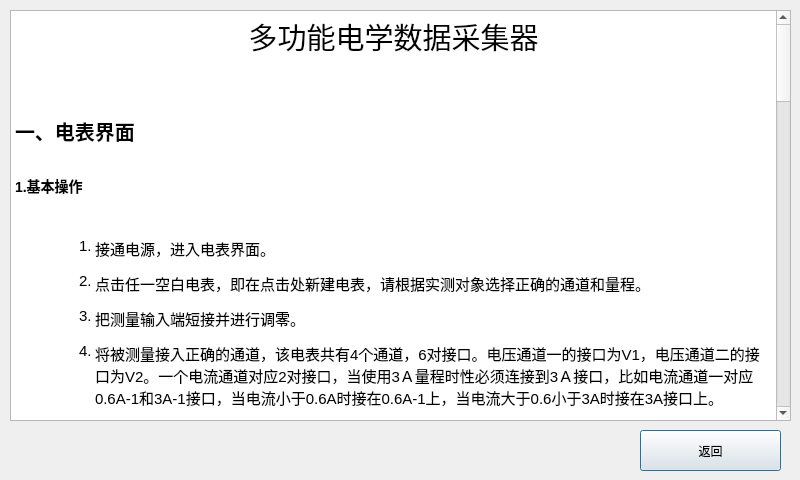
<?xml version="1.0" encoding="UTF-8"?>
<ui version="4.0">
 <class>HelpWin</class>
 <widget class="QDialog" name="HelpWin">
  <property name="geometry">
   <rect>
    <x>0</x>
    <y>0</y>
    <width>800</width>
    <height>480</height>
   </rect>
  </property>
  <property name="windowTitle">
   <string>Dialog</string>
  </property>
  <widget class="QTextBrowser" name="textBrowser">
   <property name="geometry">
    <rect>
     <x>10</x>
     <y>10</y>
     <width>781</width>
     <height>411</height>
    </rect>
   </property>
   <property name="html">
    <string>&lt;!DOCTYPE HTML PUBLIC &quot;-//W3C//DTD HTML 4.0//EN&quot; &quot;http://www.w3.org/TR/REC-html40/strict.dtd&quot;&gt;
&lt;html&gt;&lt;head&gt;&lt;meta name=&quot;qrichtext&quot; content=&quot;1&quot; /&gt;&lt;style type=&quot;text/css&quot;&gt;
p, li { white-space: pre-wrap; }
&lt;/style&gt;&lt;/head&gt;&lt;body style=&quot; font-family:'Ubuntu'; font-size:11pt; font-weight:400; font-style:normal;&quot;&gt;
&lt;p align=&quot;center&quot; style=&quot; margin-top:12px; margin-bottom:0px; margin-left:0px; margin-right:0px; -qt-block-indent:0; text-indent:0px;&quot;&gt;&lt;span style=&quot; font-family:'文泉驿微米黑'; font-size:22pt; color:#000000;&quot;&gt;多功能电学数据采集器&lt;/span&gt;&lt;/p&gt;
&lt;p align=&quot;center&quot; style=&quot;-qt-paragraph-type:empty; margin-top:12px; margin-bottom:0px; margin-left:0px; margin-right:0px; -qt-block-indent:0; text-indent:0px; font-family:'文泉驿微米黑'; font-size:22pt; color:#000000;&quot;&gt;&lt;br /&gt;&lt;/p&gt;
&lt;p style=&quot; margin-top:12px; margin-bottom:12px; margin-left:0px; margin-right:0px; -qt-block-indent:0; text-indent:0px;&quot;&gt;&lt;span style=&quot; font-family:'文泉驿微米黑'; font-size:15pt; font-weight:600;&quot;&gt;一、电表界面&lt;/span&gt;&lt;br /&gt;&lt;/p&gt;
&lt;p style=&quot; margin-top:12px; margin-bottom:12px; margin-left:0px; margin-right:0px; -qt-block-indent:0; text-indent:0px;&quot;&gt;&lt;span style=&quot; font-family:'文泉驿微米黑'; font-size:large; font-weight:600;&quot;&gt;1.基本操作&lt;/span&gt;&lt;/p&gt;
&lt;p style=&quot;-qt-paragraph-type:empty; margin-top:12px; margin-bottom:12px; margin-left:0px; margin-right:0px; -qt-block-indent:0; text-indent:0px; font-family:'文泉驿微米黑'; font-size:large; font-weight:600;&quot;&gt;&lt;br /&gt;&lt;/p&gt;
&lt;ol style=&quot;margin-top: 0px; margin-bottom: 0px; margin-left: 0px; margin-right: 0px; -qt-list-indent: 2;&quot;&gt;&lt;li style=&quot; margin-top:12px; margin-bottom:12px; margin-left:0px; margin-right:0px; -qt-block-indent:0; text-indent:0px;&quot;&gt;&lt;span style=&quot; font-family:'文泉驿微米黑';&quot;&gt;接通电源，进入电表界面。&lt;/span&gt; &lt;/li&gt;
&lt;li style=&quot; margin-top:12px; margin-bottom:12px; margin-left:0px; margin-right:0px; -qt-block-indent:0; text-indent:0px;&quot;&gt;&lt;span style=&quot; font-family:'文泉驿微米黑';&quot;&gt;点击任一空白电表，即在点击处新建电表，请根据实测对象选择正确的通道和量程。&lt;/span&gt; &lt;/li&gt;
&lt;li style=&quot; margin-top:12px; margin-bottom:12px; margin-left:0px; margin-right:0px; -qt-block-indent:0; text-indent:0px;&quot;&gt;&lt;span style=&quot; font-family:'文泉驿微米黑';&quot;&gt;把测量输入端短接并进行调零。&lt;/span&gt; &lt;/li&gt;
&lt;li style=&quot; margin-top:12px; margin-bottom:12px; margin-left:0px; margin-right:0px; -qt-block-indent:0; text-indent:0px;&quot;&gt;&lt;span style=&quot; font-family:'文泉驿微米黑';&quot;&gt;将被测量接入正确的通道，该电表共有4个通道，6对接口。电压通道一的接口为V1，电压通道二的接口为V2。一个电流通道对应2对接口，当使用3Ａ量程时性必须连接到3Ａ接口，比如电流通道一对应0.6A-1和3A-1接口，当电流小于0.6A时接在0.6A-1上，当电流大于0.6小于3A时接在3A接口上。&lt;/span&gt; &lt;/li&gt;
&lt;li style=&quot; margin-top:12px; margin-bottom:12px; margin-left:0px; margin-right:0px; -qt-block-indent:0; text-indent:0px;&quot;&gt;&lt;span style=&quot; font-family:'文泉驿微米黑';&quot;&gt;打开和关闭电表菜单：当触摸电表表盘时可以打开或关闭电表菜单。&lt;/span&gt; &lt;/li&gt;
&lt;li style=&quot; margin-top:12px; margin-bottom:12px; margin-left:0px; margin-right:0px; -qt-block-indent:0; text-indent:0px;&quot;&gt;&lt;span style=&quot; font-family:'文泉驿微米黑';&quot;&gt;切换量程：打开相应电表菜单，点击量程，在弹出的对话框中选择你想要的量程（确保你切换量程后的量程相对于你接入的电流或电压是安全的，否则可能损坏电表）&lt;/span&gt; &lt;/li&gt;
&lt;li style=&quot; margin-top:12px; margin-bottom:12px; margin-left:0px; margin-right:0px; -qt-block-indent:0; text-indent:0px;&quot;&gt;&lt;span style=&quot; font-family:'文泉驿微米黑';&quot;&gt;进入和退出全屏：打开相应电表，点击全屏／退出全屏。&lt;/span&gt; &lt;/li&gt;
&lt;li style=&quot; margin-top:12px; margin-bottom:12px; margin-left:0px; margin-right:0px; -qt-block-indent:0; text-indent:0px;&quot;&gt;&lt;span style=&quot; font-family:'文泉驿微米黑';&quot;&gt;关闭电表：打开相应电表，点击关闭。&lt;/span&gt; &lt;/li&gt;
&lt;li style=&quot; margin-top:12px; margin-bottom:12px; margin-left:0px; margin-right:0px; -qt-block-indent:0; text-indent:0px;&quot;&gt;&lt;span style=&quot; font-family:'文泉驿微米黑';&quot;&gt;返回主界面：点击电表界面右上角带有“𐌢”形的半透明按钮。&lt;/span&gt; &lt;/li&gt;
&lt;li style=&quot; margin-top:12px; margin-bottom:12px; margin-left:0px; margin-right:0px; -qt-block-indent:0; text-indent:0px;&quot;&gt;&lt;span style=&quot; font-family:'文泉驿微米黑';&quot;&gt;当输入电压超过量程时，指针会以闪烁的方式提醒,如果输入电压大于最大测量值的二倍以上时可能会损坏仪器。&lt;/span&gt; &lt;/li&gt;&lt;/ol&gt;
&lt;p style=&quot;-qt-paragraph-type:empty; margin-top:12px; margin-bottom:0px; margin-left:0px; margin-right:0px; -qt-block-indent:0; text-indent:0px;&quot;&gt;&lt;br /&gt;&lt;/p&gt;
&lt;p style=&quot; margin-top:12px; margin-bottom:0px; margin-left:0px; margin-right:0px; -qt-block-indent:0; text-indent:0px;&quot;&gt;&lt;span style=&quot; font-family:'文泉驿微米黑'; font-size:large; font-weight:600;&quot;&gt;2.读数显示&lt;/span&gt;&lt;/p&gt;
&lt;p style=&quot;-qt-paragraph-type:empty; margin-top:12px; margin-bottom:0px; margin-left:0px; margin-right:0px; -qt-block-indent:0; text-indent:0px; font-family:'文泉驿微米黑'; font-size:large; font-weight:600;&quot;&gt;&lt;br /&gt;&lt;/p&gt;
&lt;p style=&quot; margin-top:12px; margin-bottom:12px; margin-left:0px; margin-right:0px; -qt-block-indent:0; text-indent:0px;&quot;&gt;&lt;span style=&quot; font-family:'文泉驿微米黑';&quot;&gt;        对于最小量程是1或2结尾的电表，其估读值采用十分估读法，即最终读数=精确值+估读数字*最小量程/10；对于最小量程是5结尾的电表，其估读值分采用五分估读法，即最终读数=精确值+估读数字*最小量程/5。 &lt;/span&gt;&lt;/p&gt;
&lt;p style=&quot; margin-top:0px; margin-bottom:0px; margin-left:0px; margin-right:0px; -qt-block-indent:0; text-indent:0px;&quot;&gt;&lt;span style=&quot; font-family:'文泉驿微米黑';&quot;&gt;        例：0-3A的量程最小是0.1A的，那么估读到0.01A；0-0.6A的最小量程是0.02A，那么估读到0.002A；0-50mA的量程最小是1mA，估读到0.1mA；0-300μA的量程最小是5μA，估读到1μA；-50—50μA的量程最小是1μA，估读到0.1μA；0-200V的最小量程是5V，估读到1V；0-15V最小量程是0.5V，估读到0.1V；0-3V最小量程是0.1V，估读到0.01V；-200—200mV最小量程10mV，估读到1mV。&lt;/span&gt;&lt;/p&gt;
&lt;p style=&quot;-qt-paragraph-type:empty; margin-top:12px; margin-bottom:12px; margin-left:0px; margin-right:0px; -qt-block-indent:0; text-indent:0px;&quot;&gt;&lt;br /&gt;&lt;/p&gt;
&lt;p style=&quot; margin-top:12px; margin-bottom:0px; margin-left:0px; margin-right:0px; -qt-block-indent:0; text-indent:0px;&quot;&gt;&lt;span style=&quot; font-family:'文泉驿微米黑'; font-size:large; font-weight:600;&quot;&gt;3.数据采集和记录&lt;/span&gt;&lt;/p&gt;
&lt;p style=&quot;-qt-paragraph-type:empty; margin-top:12px; margin-bottom:0px; margin-left:0px; margin-right:0px; -qt-block-indent:0; text-indent:0px; font-family:'文泉驿微米黑'; font-size:large; font-weight:600;&quot;&gt;&lt;br /&gt;&lt;/p&gt;
&lt;p style=&quot; margin-top:0px; margin-bottom:0px; margin-left:0px; margin-right:0px; -qt-block-indent:0; text-indent:0px;&quot;&gt;&lt;span style=&quot; font-family:'文泉驿微米黑';&quot;&gt;        &lt;/span&gt;&lt;span style=&quot; font-family:'文泉驿微米黑'; font-size:medium;&quot;&gt;数据采集功能可以方便的记录数据，用能制表或曲线绘制。&lt;/span&gt;&lt;/p&gt;
&lt;p style=&quot; margin-top:12px; margin-bottom:0px; margin-left:0px; margin-right:0px; -qt-block-indent:0; text-indent:0px;&quot;&gt;&lt;span style=&quot; font-family:'文泉驿微米黑';&quot;&gt;        &lt;/span&gt;&lt;span style=&quot; font-family:'文泉驿微米黑'; font-size:medium;&quot;&gt;1.定时采集：打开电表菜单，你就可以容易的找到定时采集按钮。注意，定时采集是对所有已打开电表同时进行数据记录的，且在采集前会清空原有数据。&lt;/span&gt;&lt;/p&gt;
&lt;p style=&quot; margin-top:12px; margin-bottom:0px; margin-left:0px; margin-right:0px; -qt-block-indent:0; text-indent:0px;&quot;&gt;&lt;span style=&quot; font-family:'文泉驿微米黑';&quot;&gt;        &lt;/span&gt;&lt;span style=&quot; font-family:'文泉驿微米黑'; font-size:medium;&quot;&gt;2.手动记录：手动记录是记录当前电表的读数。&lt;/span&gt;&lt;/p&gt;
&lt;p style=&quot; margin-top:12px; margin-bottom:0px; margin-left:0px; margin-right:0px; -qt-block-indent:0; text-indent:0px;&quot;&gt;&lt;span style=&quot; font-family:'文泉驿微米黑';&quot;&gt;        &lt;/span&gt;&lt;span style=&quot; font-family:'文泉驿微米黑'; font-size:medium;&quot;&gt;3.数据查看：回到主界面，单击数据处理，在原始数据选项卡将显示所有记录的数据。&lt;/span&gt;&lt;/p&gt;
&lt;p style=&quot;-qt-paragraph-type:empty; margin-top:12px; margin-bottom:0px; margin-left:0px; margin-right:0px; -qt-block-indent:0; text-indent:0px;&quot;&gt;&lt;br /&gt;&lt;/p&gt;
&lt;p style=&quot; margin-top:12px; margin-bottom:0px; margin-left:0px; margin-right:0px; -qt-block-indent:0; text-indent:0px;&quot;&gt;&lt;span style=&quot; font-family:'文泉驿微米黑'; font-size:large; font-weight:600;&quot;&gt;4.电表调零&lt;/span&gt;&lt;br /&gt;&lt;/p&gt;
&lt;p style=&quot; margin-top:0px; margin-bottom:0px; margin-left:0px; margin-right:0px; -qt-block-indent:0; text-indent:0px;&quot;&gt;&lt;span style=&quot; font-family:'文泉驿微米黑';&quot;&gt;        把将要调零的电表输入端短接，点击电表下方中间的调零旋钮，在弹出的窗口中选择调零，看到电表指针对准0刻度，说明完成调零。&lt;/span&gt;&lt;/p&gt;
&lt;p style=&quot;-qt-paragraph-type:empty; margin-top:0px; margin-bottom:0px; margin-left:0px; margin-right:0px; -qt-block-indent:0; text-indent:0px; font-family:'文泉驿微米黑';&quot;&gt;&lt;br /&gt;&lt;/p&gt;
&lt;p style=&quot; margin-top:12px; margin-bottom:0px; margin-left:0px; margin-right:0px; -qt-block-indent:0; text-indent:0px;&quot;&gt;&lt;span style=&quot; font-family:'文泉驿微米黑'; font-size:large; font-weight:600;&quot;&gt;5.电表校准&lt;/span&gt;&lt;/p&gt;
&lt;p style=&quot;-qt-paragraph-type:empty; margin-top:12px; margin-bottom:0px; margin-left:0px; margin-right:0px; -qt-block-indent:0; text-indent:0px; font-family:'文泉驿微米黑'; font-size:large; font-weight:600;&quot;&gt;&lt;br /&gt;&lt;/p&gt;
&lt;p style=&quot; margin-top:0px; margin-bottom:0px; margin-left:0px; margin-right:0px; -qt-block-indent:0; text-indent:0px;&quot;&gt;&lt;span style=&quot; font-family:'文泉驿微米黑';&quot;&gt;        电表校准是指当电表测到值到真实值存在校大偏差时，对其进行校准的操作。主要在是在出厂时或电表元件老化之后才对其进行该操作。在平时使用时，请尽量不要进行校准。&lt;/span&gt;&lt;/p&gt;
&lt;p style=&quot; margin-top:12px; margin-bottom:0px; margin-left:0px; margin-right:0px; -qt-block-indent:0; text-indent:0px;&quot;&gt;&lt;span style=&quot; font-family:'文泉驿微米黑';&quot;&gt;        在校准电表之前，请先进行调零，然后接入电表最大量程的标准电压（这时不用理会电表是否提示超出量程），然后点击校正。&lt;/span&gt;&lt;/p&gt;
&lt;p style=&quot; margin-top:12px; margin-bottom:0px; margin-left:0px; margin-right:0px; -qt-block-indent:0; text-indent:0px;&quot;&gt;&lt;br /&gt;&lt;/p&gt;
&lt;p style=&quot; margin-top:12px; margin-bottom:0px; margin-left:0px; margin-right:0px; -qt-block-indent:0; text-indent:0px;&quot;&gt;&lt;span style=&quot; font-family:'文泉驿微米黑'; font-size:15pt; font-weight:600;&quot;&gt;二、数据处理&lt;/span&gt;&lt;/p&gt;
&lt;p style=&quot;-qt-paragraph-type:empty; margin-top:12px; margin-bottom:0px; margin-left:0px; margin-right:0px; -qt-block-indent:0; text-indent:0px;&quot;&gt;&lt;br /&gt;&lt;/p&gt;
&lt;p style=&quot; margin-top:12px; margin-bottom:0px; margin-left:0px; margin-right:0px; -qt-block-indent:0; text-indent:0px;&quot;&gt;&lt;span style=&quot; font-family:'文泉驿微米黑'; font-size:large; font-weight:600;&quot;&gt;1.显示电表数据&lt;/span&gt;&lt;/p&gt;
&lt;p style=&quot;-qt-paragraph-type:empty; margin-top:12px; margin-bottom:0px; margin-left:0px; margin-right:0px; -qt-block-indent:0; text-indent:0px; font-family:'文泉驿微米黑'; font-size:large; font-weight:600;&quot;&gt;&lt;br /&gt;&lt;/p&gt;
&lt;p style=&quot; margin-top:0px; margin-bottom:0px; margin-left:0px; margin-right:0px; -qt-block-indent:0; text-indent:0px;&quot;&gt;&lt;span style=&quot; font-family:'文泉驿微米黑';&quot;&gt;        &lt;/span&gt;&lt;span style=&quot; font-family:'文泉驿微米黑'; font-size:medium;&quot;&gt;原始数据选项卡将显示所有记录的数据&lt;/span&gt;&lt;/p&gt;
&lt;p style=&quot;-qt-paragraph-type:empty; margin-top:0px; margin-bottom:0px; margin-left:0px; margin-right:0px; -qt-block-indent:0; text-indent:0px; font-family:'文泉驿微米黑'; font-size:medium;&quot;&gt;&lt;br /&gt;&lt;/p&gt;
&lt;p style=&quot; margin-top:12px; margin-bottom:0px; margin-left:0px; margin-right:0px; -qt-block-indent:0; text-indent:0px;&quot;&gt;&lt;span style=&quot; font-family:'文泉驿微米黑'; font-size:large; font-weight:600;&quot;&gt;2.导入数据&lt;/span&gt;&lt;/p&gt;
&lt;p style=&quot;-qt-paragraph-type:empty; margin-top:12px; margin-bottom:0px; margin-left:0px; margin-right:0px; -qt-block-indent:0; text-indent:0px; font-family:'文泉驿微米黑'; font-size:large; font-weight:600;&quot;&gt;&lt;br /&gt;&lt;/p&gt;
&lt;p style=&quot; margin-top:0px; margin-bottom:0px; margin-left:0px; margin-right:0px; -qt-block-indent:0; text-indent:0px;&quot;&gt;&lt;span style=&quot; font-family:'文泉驿微米黑';&quot;&gt;        &lt;/span&gt;&lt;span style=&quot; font-family:'文泉驿微米黑'; font-size:medium;&quot;&gt;所有要进行处理的数据都在数据处理选项卡中进行，你可以通过导入数据来快速输入数据。&lt;/span&gt;&lt;/p&gt;
&lt;p style=&quot;-qt-paragraph-type:empty; margin-top:0px; margin-bottom:0px; margin-left:0px; margin-right:0px; -qt-block-indent:0; text-indent:0px; font-family:'文泉驿微米黑'; font-size:medium;&quot;&gt;&lt;br /&gt;&lt;/p&gt;
&lt;p style=&quot; margin-top:12px; margin-bottom:0px; margin-left:0px; margin-right:0px; -qt-block-indent:0; text-indent:0px;&quot;&gt;&lt;span style=&quot; font-family:'文泉驿微米黑'; font-size:large; font-weight:600;&quot;&gt;3.数据计算&lt;/span&gt;&lt;/p&gt;
&lt;p style=&quot;-qt-paragraph-type:empty; margin-top:12px; margin-bottom:0px; margin-left:0px; margin-right:0px; -qt-block-indent:0; text-indent:0px; font-family:'文泉驿微米黑'; font-size:large; font-weight:600;&quot;&gt;&lt;br /&gt;&lt;/p&gt;
&lt;p style=&quot; margin-top:0px; margin-bottom:0px; margin-left:0px; margin-right:0px; -qt-block-indent:0; text-indent:0px;&quot;&gt;&lt;span style=&quot; font-family:'文泉驿微米黑';&quot;&gt;        &lt;/span&gt;&lt;span style=&quot; font-family:'文泉驿微米黑'; font-size:medium;&quot;&gt;数据计算提提供一些常用的计算公式，你可以通过这些公式模板来快速计算大批的数据。&lt;/span&gt;&lt;/p&gt;
&lt;p style=&quot;-qt-paragraph-type:empty; margin-top:0px; margin-bottom:0px; margin-left:0px; margin-right:0px; -qt-block-indent:0; text-indent:0px; font-family:'文泉驿微米黑'; font-size:medium;&quot;&gt;&lt;br /&gt;&lt;/p&gt;
&lt;p style=&quot; margin-top:12px; margin-bottom:0px; margin-left:0px; margin-right:0px; -qt-block-indent:0; text-indent:0px;&quot;&gt;&lt;span style=&quot; font-family:'文泉驿微米黑'; font-size:large; font-weight:600;&quot;&gt;4.数据编辑&lt;/span&gt;&lt;/p&gt;
&lt;p style=&quot;-qt-paragraph-type:empty; margin-top:12px; margin-bottom:0px; margin-left:0px; margin-right:0px; -qt-block-indent:0; text-indent:0px; font-family:'文泉驿微米黑'; font-size:large; font-weight:600;&quot;&gt;&lt;br /&gt;&lt;/p&gt;
&lt;p style=&quot; margin-top:0px; margin-bottom:0px; margin-left:0px; margin-right:0px; -qt-block-indent:0; text-indent:0px;&quot;&gt;&lt;span style=&quot; font-family:'文泉驿微米黑';&quot;&gt;        &lt;/span&gt;&lt;span style=&quot; font-family:'文泉驿微米黑'; font-size:medium;&quot;&gt;单击你要编辑的单元格，在弹出的对话框选择你要执行的操作。&lt;/span&gt;&lt;/p&gt;
&lt;p style=&quot;-qt-paragraph-type:empty; margin-top:0px; margin-bottom:0px; margin-left:0px; margin-right:0px; -qt-block-indent:0; text-indent:0px; font-family:'文泉驿微米黑'; font-size:medium;&quot;&gt;&lt;br /&gt;&lt;/p&gt;
&lt;p style=&quot; margin-top:12px; margin-bottom:0px; margin-left:0px; margin-right:0px; -qt-block-indent:0; text-indent:0px;&quot;&gt;&lt;span style=&quot; font-family:'文泉驿微米黑'; font-size:large; font-weight:600;&quot;&gt;5.曲线描绘&lt;/span&gt;&lt;/p&gt;
&lt;p style=&quot;-qt-paragraph-type:empty; margin-top:12px; margin-bottom:0px; margin-left:0px; margin-right:0px; -qt-block-indent:0; text-indent:0px; font-family:'文泉驿微米黑'; font-size:large; font-weight:600;&quot;&gt;&lt;br /&gt;&lt;/p&gt;
&lt;p style=&quot; margin-top:0px; margin-bottom:0px; margin-left:0px; margin-right:0px; -qt-block-indent:0; text-indent:0px;&quot;&gt;&lt;span style=&quot; font-family:'文泉驿微米黑';&quot;&gt;        &lt;/span&gt;&lt;span style=&quot; font-family:'文泉驿微米黑'; font-size:medium;&quot;&gt;选择好你要作图的数据&lt;/span&gt;&lt;span style=&quot; font-family:'文泉驿微米黑'; font-size:13pt;&quot;&gt;,&lt;/span&gt;&lt;span style=&quot; font-family:'文泉驿微米黑'; font-size:medium;&quot;&gt;画线方式&lt;/span&gt;&lt;span style=&quot; font-family:'文泉驿微米黑'; font-size:13pt;&quot;&gt;,&lt;/span&gt;&lt;span style=&quot; font-family:'文泉驿微米黑'; font-size:medium;&quot;&gt;网格&lt;/span&gt;&lt;span style=&quot; font-family:'文泉驿微米黑'; font-size:13pt;&quot;&gt;,&lt;/span&gt;&lt;span style=&quot; font-family:'文泉驿微米黑'; font-size:medium;&quot;&gt;积分值，然后单击作图。你还可能把所作的曲线图以&lt;/span&gt;&lt;span style=&quot; font-family:'文泉驿微米黑'; font-size:13pt;&quot;&gt;png&lt;/span&gt;&lt;span style=&quot; font-family:'文泉驿微米黑'; font-size:medium;&quot;&gt;格式保存在&lt;/span&gt;&lt;span style=&quot; font-family:'文泉驿微米黑'; font-size:13pt;&quot;&gt;U&lt;/span&gt;&lt;span style=&quot; font-family:'文泉驿微米黑'; font-size:medium;&quot;&gt;盘。&lt;/span&gt;&lt;/p&gt;
&lt;p style=&quot;-qt-paragraph-type:empty; margin-top:12px; margin-bottom:0px; margin-left:0px; margin-right:0px; -qt-block-indent:0; text-indent:0px;&quot;&gt;&lt;br /&gt;&lt;/p&gt;&lt;/body&gt;&lt;/html&gt;</string>
   </property>
  </widget>
  <widget class="QPushButton" name="pushButton">
   <property name="geometry">
    <rect>
     <x>640</x>
     <y>430</y>
     <width>141</width>
     <height>41</height>
    </rect>
   </property>
   <property name="text">
    <string>返回</string>
   </property>
  </widget>
 </widget>
 <resources/>
 <connections/>
</ui>
